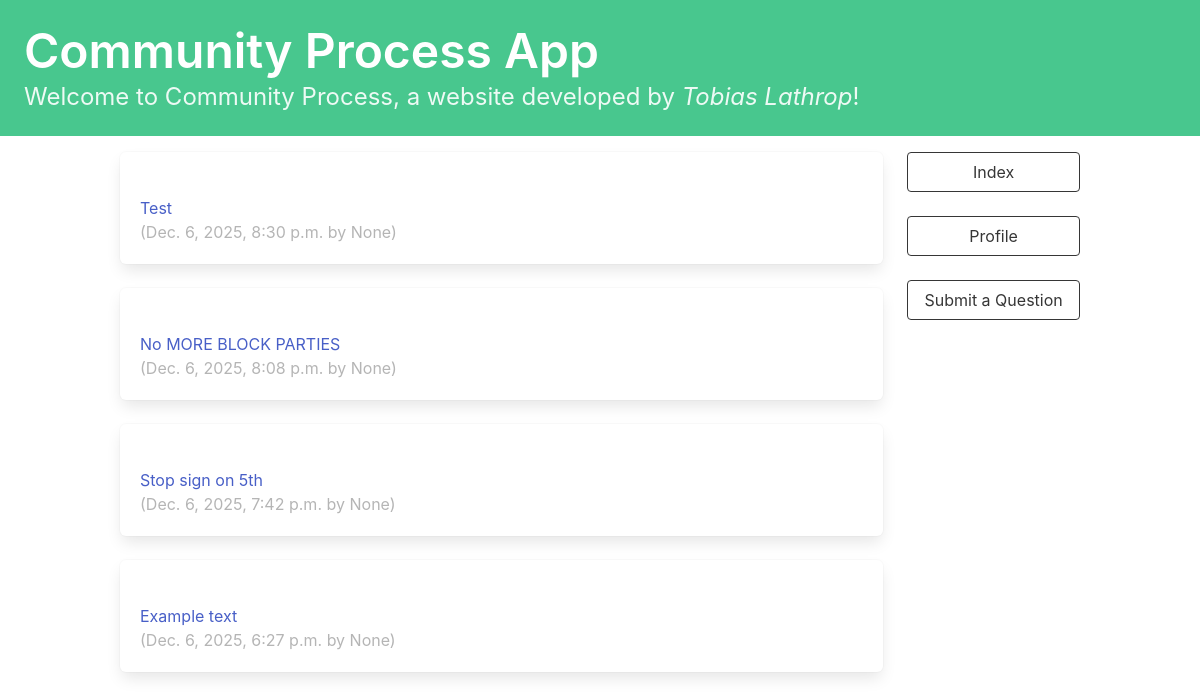
The app's page /CPApi/index/, older data.
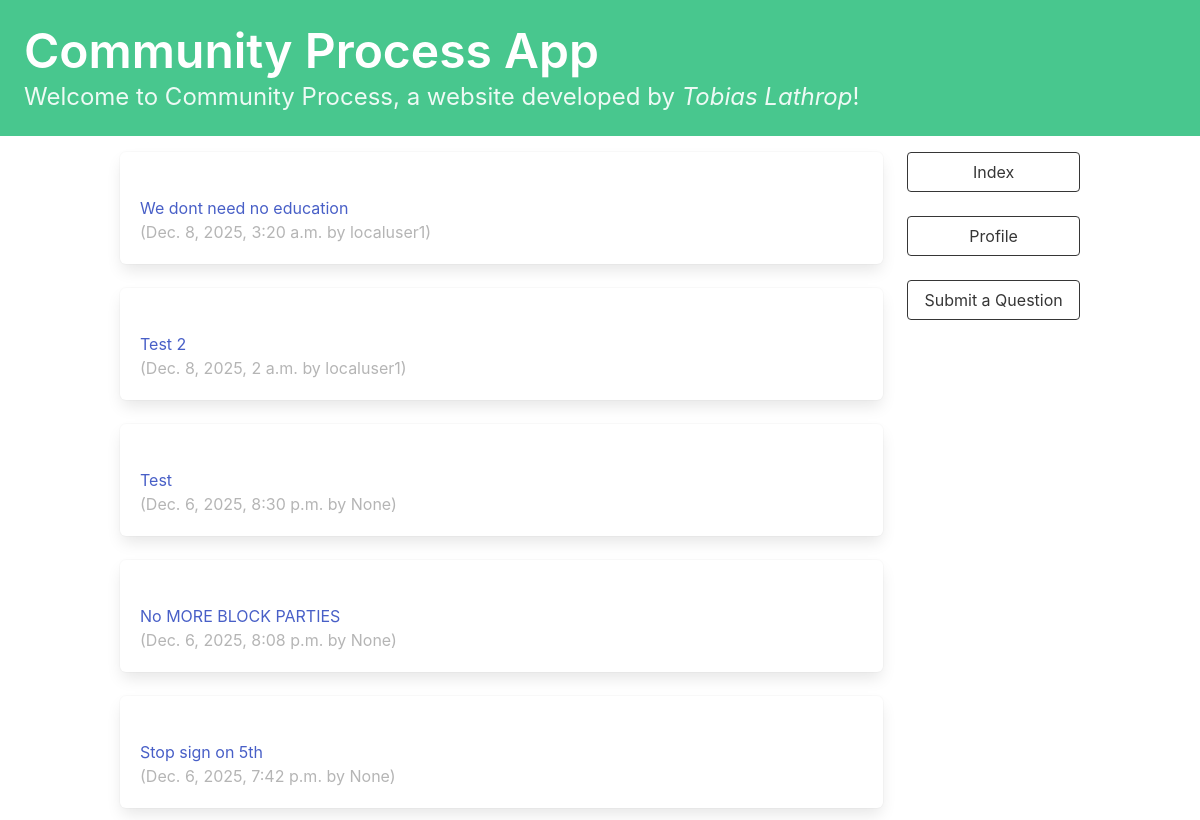
The same page, newer data.
### CPApi/models.py (models this page shows, shortened)
class Question(models.Model):
    owner = models.ForeignKey(User, on_delete=models.CASCADE, null=True, blank=True)
    question_text = models.CharField(max_length=200)
    pub_date = models.DateTimeField("date published")

### CPApi/views.py (the view)
# urls.py: path("index/", views.IndexView.as_view(), name="index"),
class IndexView(generic.ListView):
    template_name = "CPApi/index.html"
    context_object_name = "latest_question_list"
    def get_queryset(self):
        return Question.objects.filter(pub_date__lte=timezone.now()).order_by("-pub_date")[
        :5
    ]

### CPApi/templates/CPApi/index.html (shortened to what this page needs)
{% extends 'CPApi/base.html' %}
{% block content %}
<div class="column">
{% if latest_question_list %}
<ul>
    {% for question in latest_question_list %}
        <div class="box">
            <p class="title is-4">
              <li><a href="{% url 'CPApi:detail' question.id %}">{{ question.question_text }}</a></li>
            </p>
            <span class="is-small has-text-grey-light">
              ({{ question.pub_date }} by {{ question.owner }})
            </span>
        </div>
{% endfor %}
</ul>
{% else %}
        <p>No issues are available.</p>
     {% endif %}
</div>
<div class="column is-one-fifth">
  <div class="block">
    <a href="{% url 'CPApi:index' %}">
        <button class="button is-dark is-outlined is-fullwidth">
            Index
        </button>
    </a>
  </div>
  <div class="block">
    <a href="{% url 'CPApi:profile' %}">
        <button class="button is-dark is-outlined is-fullwidth">
            Profile
        </button>
    </a>
  </div>
  <div class="block">
    <a href="{% url 'CPApi:addquestion' %}">
        <button class="button is-dark is-outlined is-fullwidth">
            Submit a Question
        </button>
    </a>
  </div>
</div>
{% endblock content %}

Row changes from the older to the newer data that the page shows:
no longer on this page (row unchanged): Question: question_text "Example text", pub_date "Dec. 6, 2025, 6:27 p.m.", owner "None"
added Question: question_text "We dont need no education", pub_date "Dec. 8, 2025, 3:20 a.m.", owner "localuser1"
added Question: question_text "Test 2", pub_date "Dec. 8, 2025, 2 a.m.", owner "localuser1"
